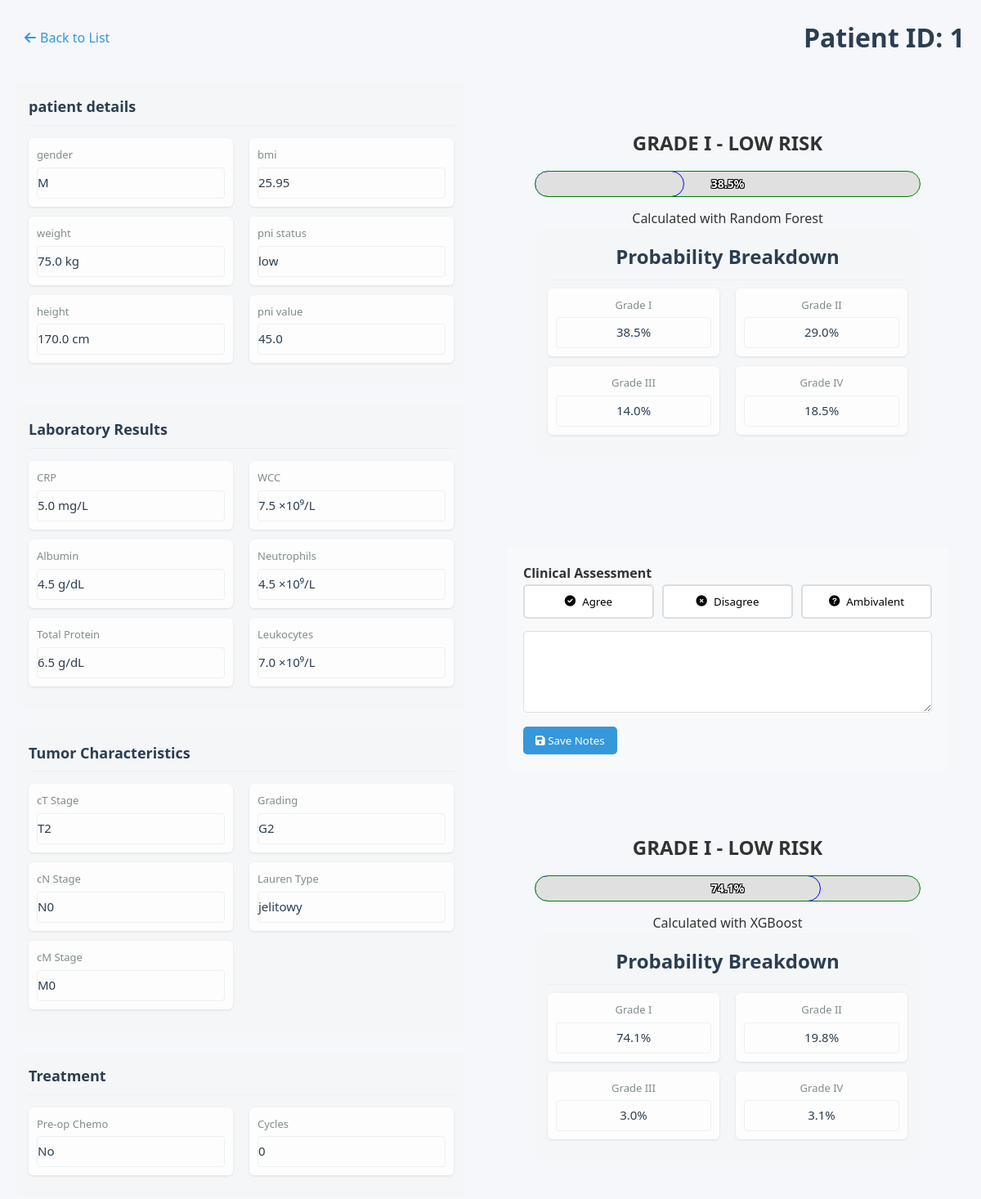
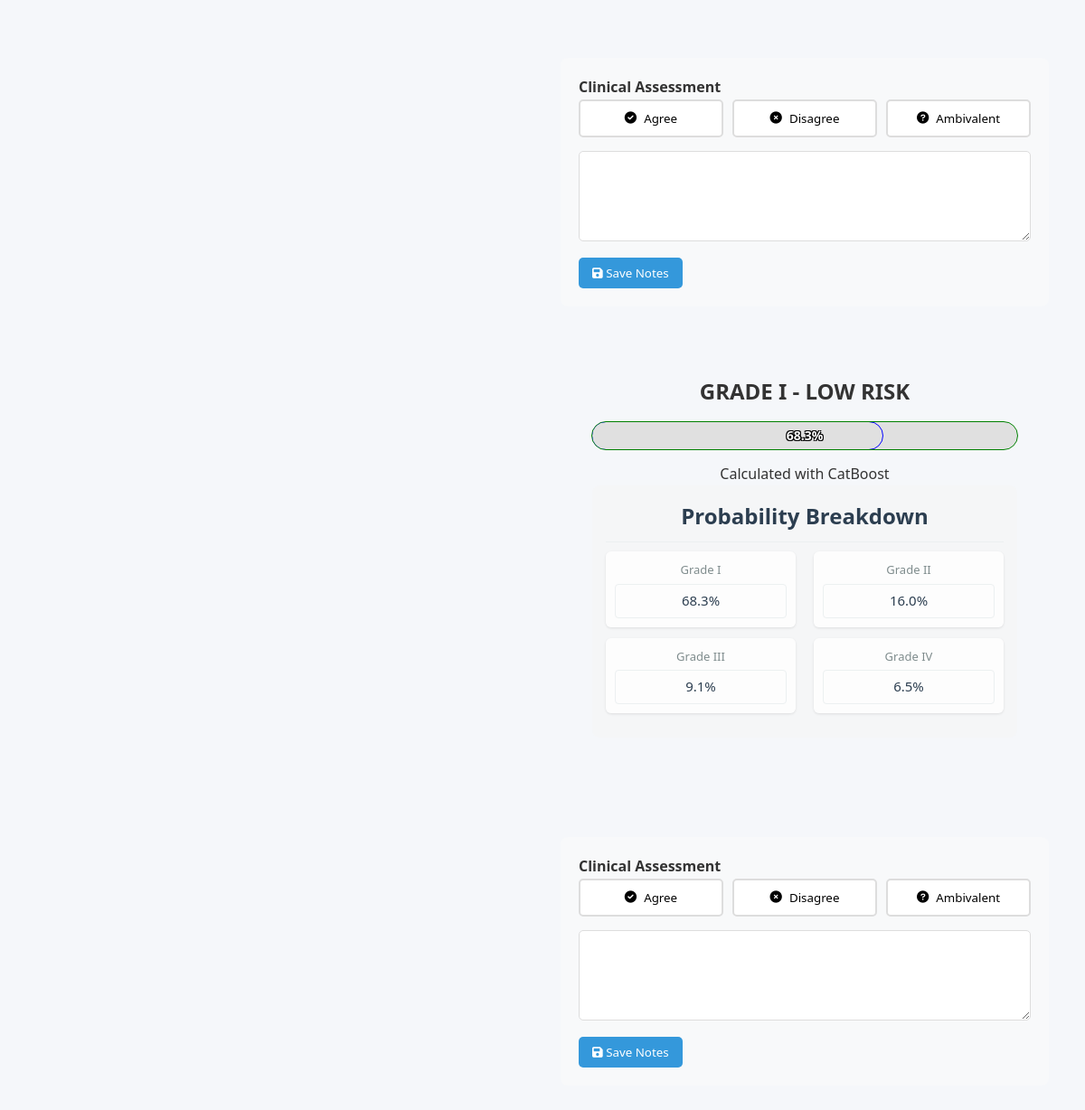
/patient/1, run on the app's committed database (2 pictures, top to bottom).
### models.py (models this page shows, shortened)
class Patient(db.Model):
    id = db.Column(db.Integer, primary_key=True)
    gender = db.Column(db.String(1), nullable=False)        # 'M' lub 'K'
    weight = db.Column(db.Float, nullable=False)            # waga w kg (wartości numeryczne)
    height = db.Column(db.Float, nullable=False)            # wzrost w cm (wartości numeryczne)
    bmi = db.Column(db.Float, nullable=False)               # BMI (wartości numeryczne)
    CRP = db.Column(db.Float, nullable=False)               # CRP (wartości numeryczne)
    Alb = db.Column(db.Float, nullable=False)               # Alb (wartości numeryczne)
    WCC = db.Column(db.Float, nullable=False)               # WCC (wartości numeryczne)
    NEU = db.Column(db.Float, nullable=False)               # NEU (wartości numeryczne)
    total_protein = db.Column(db.Float, nullable=False)     # białko całkowite (wartości numeryczne)
    pT = db.Column(db.String(10), nullable=False)           # stadium T (wartości kategoryczne)
    pN = db.Column(db.String(10), nullable=False)           # stadium N (wartości kategoryczne)
    pM = db.Column(db.String(10), nullable=False)           # stadium M (wartości kategoryczne)
    PNI = db.Column(db.Integer, nullable=False)             # PNI (wartości numeryczne 0-1)
    GRADING = db.Column(db.String(10), nullable=False)      # stopień zróżnicowania (wartości kategoryczne)
    Lauren = db.Column(db.String(10), nullable=False)       # typ Lauren (wartości kategoryczne)
    CTH_preop = db.Column(db.String(10), nullable=False)    # chemioterapia przedoperacyjna (wartości kategoryczne)
    cycles_number = db.Column(db.Integer, nullable=False)   # liczba cykli chemioterapii (wartości numeryczne)
    leukocytes = db.Column(db.Float, nullable=True)        # NEW: total leukocytes count (nullable)
    pni_float = db.Column(db.Float, nullable=True)         # NEW: float PNI value (nullable)
    predictions = db.relationship('Prediction', backref='patient', lazy=True)

class Prediction(db.Model):
    id = db.Column(db.Integer, primary_key=True)
    patient_id = db.Column(db.Integer, db.ForeignKey('patient.id'), nullable=False)
    probability = db.Column(db.Float, nullable=False)
    model_used = db.Column(db.String(50), nullable=False)
    interpretation = db.Column(db.String(50), nullable=False)
    top_factors = db.Column(db.JSON)  # Stores list of important factors
    all_probabilities = db.Column(db.JSON) # field for grade probabilities
    grade = db.Column(db.String(2))
    clinician_agreement = db.Column(db.String(20))  # 'agree', 'disagree', 'ambivalent'
    clinician_notes = db.Column(db.Text)
    patient_id = db.Column(db.Integer, db.ForeignKey('patient.id'), nullable=False)

### app.py (the view)
    @app.route('/patient/<int:patient_id>')
    def patient_detail(patient_id):
        patient = Patient.query.get_or_404(patient_id)
        predictions = patient.predictions
        return render_template('patient.html', patient=patient, predictions=predictions)

### templates/patient.html (shortened to what this page needs)
{% extends "base.html" %}
{% block content %}
<header class="patient-header">
    <button class="back-button" onclick="window.history.back()">
        <i class="fas fa-arrow-left"></i> Back to List
    </button>
    <h1>Patient ID: {{ patient.id }}</h1>
</header>
<div class="patient-profile">
  <div class="patient-data">
    <div class="data-section">
      <h3 class="data-section-title">patient details</h3>
      <div class="data-columns">
          <div class="data-subcolumn">
              <div class="data-field">
                  <label>gender</label>
                  <div class="editable-field">{{ patient.gender }}</div>
              </div>
              <div class="data-field">
                  <label>weight</label>
                  <div class="editable-field">{{ patient.weight }} kg</div>
              </div>
              <div class="data-field">
                  <label>height</label>
                  <div class="editable-field">{{ patient.height }} cm</div>
              </div>
          </div>
          <div class="data-subcolumn">
              <div class="data-field">
                  <label>bmi</label>
                  <div class="editable-field">{{ patient.bmi }}</div>
              </div>
              <div class="data-field">
                  <label>pni status</label>
                  <div class="editable-field">{{ "high" if patient.pni else "low" }}</div>
              </div>
              <div class="data-field">
                  <label>pni value</label>
                  <div class="editable-field">{{ patient.pni_float or 'N/A' }}</div>
              </div>
          </div>
      </div>
  </div>
    <div class="data-section">
        <h3 class="data-section-title">Laboratory Results</h3>
        <div class="data-columns">
            <div class="data-subcolumn">
                <div class="data-field">
                    <label>CRP</label>
                    <div class="editable-field">{{ patient.CRP }} mg/L</div>
                </div>
                <div class="data-field">
                    <label>Albumin</label>
                    <div class="editable-field">{{ patient.Alb }} g/dL</div>
                </div>
                <div class="data-field">
                    <label>Total Protein</label>
                    <div class="editable-field">{{ patient.total_protein }} g/dL</div>
                </div>
            </div>
            <div class="data-subcolumn">
                <div class="data-field">
                    <label>WCC</label>
                    <div class="editable-field">{{ patient.WCC }} ×10⁹/L</div>
                </div>
                <div class="data-field">
                    <label>Neutrophils</label>
                    <div class="editable-field">{{ patient.NEU }} ×10⁹/L</div>
                </div>
                <div class="data-field">
                    <label>Leukocytes</label>
                    <div class="editable-field">{{ patient.leukocytes or 'N/A' }} ×10⁹/L</div>
                </div>
            </div>
        </div>
    </div>
    <div class="data-section">
        <h3 class="data-section-title">Tumor Characteristics</h3>
        <div class="data-columns">
            <div class="data-subcolumn">
                <div class="data-field">
                    <label>cT Stage</label>
                    <div class="editable-field">{{ patient.pT }}</div>
                </div>
                <div class="data-field">
                    <label>cN Stage</label>
                    <div class="editable-field">{{ patient.pN }}</div>
                </div>
                <div class="data-field">
                    <label>cM Stage</label>
                    <div class="editable-field">{{ patient.pM }}</div>
                </div>
            </div>
            <div class="data-subcolumn">
                <div class="data-field">
                    <label>Grading</label>
                    <div class="editable-field">{{ patient.GRADING }}</div>
                </div>
                <div class="data-field">
                    <label>Lauren Type</label>
                    <div class="editable-field">{{ patient.Lauren }}</div>
                </div>
            </div>
        </div>
    </div>
    <div class="data-section">
        <h3 class="data-section-title">Treatment</h3>
        <div class="data-columns">
            <div class="data-subcolumn">
                <div class="data-field">
                    <label>Pre-op Chemo</label>
                    <div class="editable-field">{{ "Yes" if patient.CTH_preop == "tak" else "No" }}</div>
                </div>
            </div>
            <div class="data-subcolumn">
                <div class="data-field">
                    <label>Cycles</label>
                    <div class="editable-field">{{ patient.cycles_number }}</div>
                </div>
            </div>
        </div>
    </div>
</div>
<div class="prediction-data">
    {% if predictions %}
        {% for prediction in predictions %}
        <div class="prediction-result">
            <div class="prediction-result">
                <div class="risk-level risk-{{ prediction.interpretation|lower|replace(' ', '-') }}">
                    <h3>GRADE {{ prediction.grade }} - {{ prediction.interpretation }}</h3>
                    <div class="probability-gauge">
                        <div class="gauge-fill" style="width: {{ (prediction.probability * 100)|round(1) }}%"></div>
                        <span class="probability-value">{{ (prediction.probability * 100)|round(1) }}%</span>
                    </div>
                    <p>Calculated with {{ prediction.model_used }}</p>
                    {% if prediction.all_probabilities %}
                    <div class="data-section">
                        <h3 class="data-section-title">Probability Breakdown</h3>
                        <div class="data-columns">
                            {% for grade, prob in prediction.all_probabilities|fromjson|dictsort %}
                            <div class="data-subcolumn">
                                <div class="data-field">
                                    <label>Grade {{ grade }}</label>
                                    <div class="editable-field probability-grade probability-grade-{{ grade }}">
                                        {{ (prob * 100)|round(1) }}%
                                    </div>
                                </div>
                            </div>
                            {% if loop.index % 2 == 0 and not loop.last %}
                        </div>
                        <div class="data-columns">
                            {% endif %}
                            {% endfor %}
                        </div>
                    </div>
{% endif %}
                </div>
            </div>
            <div class="clinician-feedback">
                <h4>Clinical Assessment</h4>
                <form method="POST" action="{{ url_for('save_feedback', prediction_id=prediction.id) }}">
                    <div class="feedback-buttons">
                        <button type="submit" name="agreement" value="agree"
                                class="{% if prediction.clinician_agreement == 'agree' %}active{% endif %}">
                            <i class="fas fa-check-circle"></i> Agree
                        </button>
                        <button type="submit" name="agreement" value="disagree"
                                class="{% if prediction.clinician_agreement == 'disagree' %}active{% endif %}">
                            <i class="fas fa-times-circle"></i> Disagree
                        </button>
                        <button type="submit" name="agreement" value="ambivalent"
                                class="{% if prediction.clinician_agreement == 'ambivalent' %}active{% endif %}">
                            <i class="fas fa-question-circle"></i> Ambivalent
                        </button>
                    </div>
                    <div class="feedback-notes">
                        <textarea name="clinician_notes" placeholder="Enter your clinical reasoning...">
                            {{ prediction.clinician_notes or '' }}
                        </textarea>
                        <button type="submit" class="btn-save-notes">
                            <i class="fas fa-save"></i> Save Notes
                        </button>
                    </div>
                </form>
            </div>
        </div>
        {% endfor %}
    {% else %}
        <div class="no-prediction">
            <p>No prediction available for this patient</p>
        </div>
    {% endif %}
</div>
</div>
    </div>
{% endblock %}

### static/css/styles.css (style rules this page uses)
:root { --primary-color: #2c3e50; --secondary-color: #3498db; --accent-color: #e74c3c; --light-gray: #ecf0f1; --medium-gray: #bdc3c7; --dark-gray: #7f8c8d; --success-color: #2ecc71; --warning-color: #f39c12; --danger-color: #e74c3c; }
* { margin: 0; padding: 0; box-sizing: border-box; font-family: 'Segoe UI', Tahoma, Geneva, Verdana, sans-serif; }
body { background-color: #f5f7fa; color: #333; line-height: 1.6; }
header { margin-bottom: 30px; display: flex; justify-content: space-between; align-items: center; flex-wrap: wrap; gap: 20px; }
h1 { color: var(--primary-color); font-weight: 600; }
.patient-header { margin-bottom: 30px; display: flex; align-items: center; gap: 20px; }
.back-button { background: none; border: none; color: var(--secondary-color); font-size: 16px; cursor: pointer; display: flex; align-items: center; gap: 5px; padding: 5px 10px; border-radius: 4px; transition: background-color 0.2s; }
.patient-profile { display: flex; gap: 30px; width: 100%; }
.editable-field { padding: 8px 12px; border: 1px solid var(--light-gray); border-radius: 4px; min-height: 38px; }
.feedback-buttons { display: flex; gap: 10px; margin-bottom: 20px; }
.data-field:last-child { border-bottom: none; }
.editable-field { padding: 8px 0; color: #333; }
.data-columns { display: flex; gap: 20px; flex-grow: 1; }
.data-subcolumn { flex: 1; min-width: 0; }
.patient-data { flex: 1; min-width: 0; display: flex; flex-direction: column; }
.prediction-data { width: 50%; min-width: 400px; }
.data-field { margin-bottom: 15px; padding: 10px; background: rgba(245, 245, 245, 0.3); border-radius: 4px; }
.data-field label { display: block; font-size: 13px; color: var(--dark-gray); margin-bottom: 5px; }
.data-field .editable-field { font-size: 15px; font-weight: 500; color: var(--primary-color); padding: 5px 0; }
.prediction-result { padding: 20px; }
.risk-level { text-align: center; margin-bottom: 20px; padding: 15px; border-radius: 8px; }
.risk-level h3 { margin-bottom: 10px; font-size: 24px; }
.clinician-feedback { margin-top: 30px; padding: 20px; background: #f8f9fa; border-radius: 8px; }
.feedback-buttons { display: flex; gap: 10px; margin-bottom: 15px; }
.feedback-buttons button { flex: 1; padding: 10px; border: 2px solid #ddd; background: white; border-radius: 5px; cursor: pointer; transition: all 0.3s; display: flex; align-items: center; justify-content: center; gap: 8px; }
.feedback-notes textarea { width: 100%; min-height: 100px; padding: 10px; border: 1px solid #ddd; border-radius: 5px; resize: vertical; }
.btn-save-notes { margin-top: 10px; padding: 8px 15px; background: var(--secondary-color); color: white; border: none; border-radius: 5px; cursor: pointer; }
.probability-value { position: absolute; top: 50%; left: 50%; transform: translate(-50%, -50%); font-weight: bold; font-size: 14px; color: #000; text-shadow: -1px -1px 0 #fff, 1px -1px 0 #fff, -1px 1px 0 #fff, 1px 1px 0 #fff; mix-blend-mode: normal; pointer-events: none; z-index: 2; }
.probability-gauge { height: 30px; background: #e0e0e0; border-radius: 15px; margin: 15px 0; position: relative; overflow: hidden; }
.gauge-fill { position: absolute; top: 0; left: 0; height: 100%; width: 0%; border-radius: 15px; transition: width 0.5s ease; z-index: 1; }
.probability-value { position: absolute; top: 50%; left: 50%; transform: translate(-50%, -50%); font-weight: bold; font-size: 14px; z-index: 2; color: white; text-shadow: -1px -1px 0 #000, 1px -1px 0 #000, -1px 1px 0 #000, 1px 1px 0 #000; }
.probability-gauge { outline: 1px solid green; }
.gauge-fill { outline: 1px solid blue; }
.data-section { margin-bottom: 25px; background: rgba(245, 245, 245, 0.5); border-radius: 8px; padding: 15px; }
.data-section-title { color: var(--primary-color); font-size: 18px; margin-bottom: 15px; padding-bottom: 8px; border-bottom: 1px solid var(--light-gray); }
.data-field { margin-bottom: 12px; padding: 10px; background: rgba(255, 255, 255, 0.8); border-radius: 6px; box-shadow: 0 1px 3px rgba(0,0,0,0.1); }
.probability-grade { font-weight: 600; text-align: center; padding: 8px; }

### data on the page
Patient: id "1", gender "M", weight "75.0", height "170.0", bmi "25.95", pni_float "45.0", CRP "5.0", Alb "4.5", total_protein "6.5", WCC "7.5", NEU "4.5", leukocytes "7.0", pT "T2", pN "N0", pM "M0", GRADING "G2", Lauren "jelitowy", CTH_preop "No", cycles_number "0"
Prediction: grade "I", interpretation "LOW RISK", (prediction.probability*100)|round(1) "38.5", model_used "Random Forest", all_probabilities "I" "II" "III" "IV", value "38.5" "29.0" "14.0" "18.5"
Prediction: grade "I", interpretation "LOW RISK", (prediction.probability*100)|round(1) "74.1", model_used "XGBoost", all_probabilities "I" "II" "III" "IV", value "74.1" "19.8" "3.0" "3.1"
Prediction: grade "I", interpretation "LOW RISK", (prediction.probability*100)|round(1) "68.3", model_used "CatBoost", all_probabilities "I" "II" "III" "IV", value "68.3" "16.0" "9.1" "6.5"

### other printed values
{{ "high" if patient.pni else "low" }} "low"
